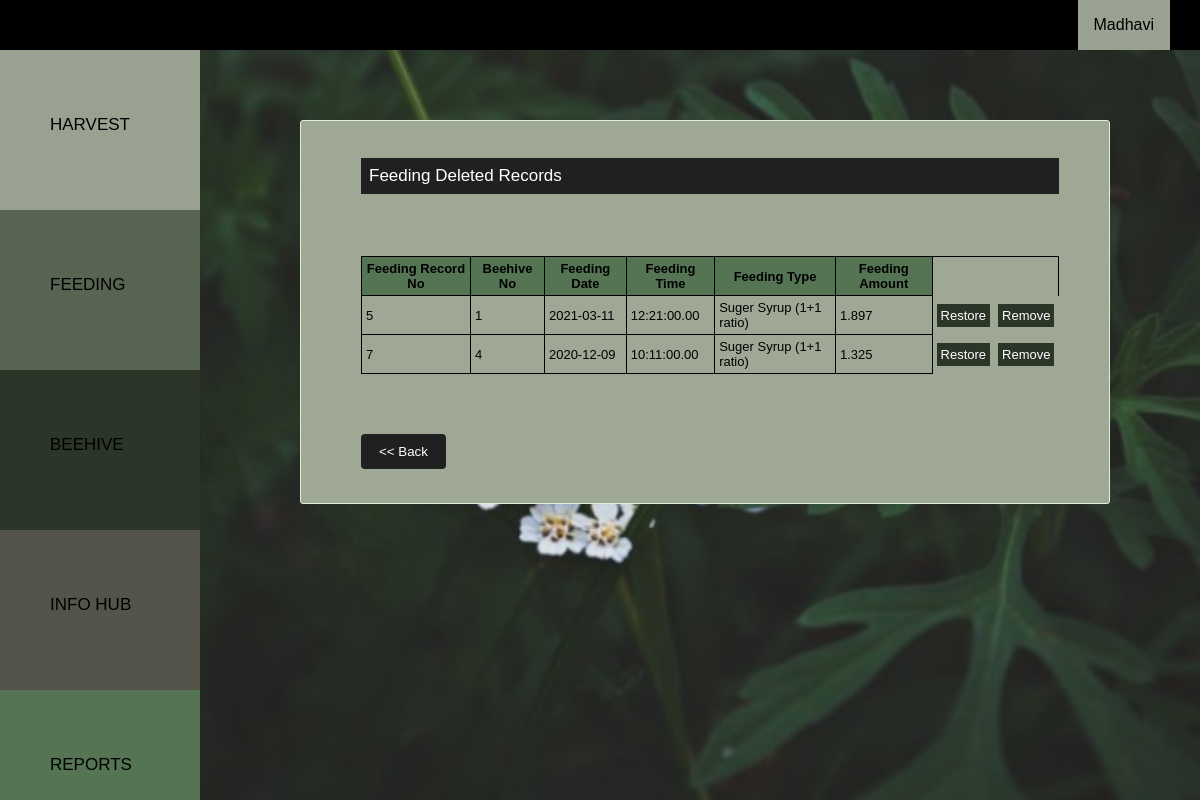
/src/php/bk_viewdelfeeding.php (signed in), run on the app's committed database.
### tables this page shows
CREATE TABLE `feeding` (
  `FeedingRecNo` int(10) NOT NULL,
  `userID` int(10) NOT NULL,
  `beehiveno` int(10) NOT NULL,
  `date` timestamp NOT NULL DEFAULT current_timestamp(),
  `fdate` date NOT NULL,
  `ftime` time(2) NOT NULL,
  `feedingtype` varchar(50) NOT NULL,
  `famount` decimal(20,3) NOT NULL,
  `unit` varchar(5) NOT NULL,
  `is_deleted` tinyint(1) NOT NULL DEFAULT 0
);

### src/php/bk_viewdelfeeding.php (the view, shortened to what this page needs)
<html>
	<head>
        <link rel="stylesheet" type="text/CSS" href="../../public/css/bk_style.css">
        <link rel="stylesheet" type="text/CSS" href="../../public/css/bk_catstyle.css">
	</head>
	<body>
<?php
include('bk_navbar.php');
include('bk_sidenavbar.php');
?>
<div class="main">
<div class="bhivecontainer">
  <p>Feeding Deleted Records</p>
   <br/></br></br>
			<center>
            <table >
                <tr style="background-color:#547454">
                <th>Feeding Record No</th>
                <th>Beehive No</th>
                <th>Feeding Date</th>
                <th>Feeding Time</th>
                <th>Feeding Type</th>
                <th>Feeding Amount</th>
                </tr>
<?php
$sql = "SELECT FeedingRecNo,beehiveno,fdate,ftime,feedingtype,famount FROM feeding where userID='".$_SESSION['userid']."' and is_deleted=1";
$result = mysqli_query($connection,$sql);
		while($row=mysqli_fetch_assoc($result)){
        echo '<tr >';
        echo '<td>';
        echo $row['FeedingRecNo'];
        echo '</td>';
        echo '<td>';
        echo $row['beehiveno'];
        echo '</td>';
        echo '<td>';
        echo $row['fdate'];
        echo '</td>';
        echo '<td>';
        echo $row['ftime'];
        echo '</td>';
        echo '<td>';
        echo $row['feedingtype'];
        echo '</td>';
        echo '<td>';
        echo $row['famount'];
        echo '</td>';
        echo "<td style='border-style:hidden; border-left:1px solid black'><a href ='bk_restorefeeding.php?FeedingRecNo=".$row['FeedingRecNo']."' style='background-color: #2b3528; color: white; text-decoration: none; padding:4px'> Restore </a> </td>" ;
		echo "<td style='border-style:hidden'><a href ='bk_removefeeding.php?FeedingRecNo=".$row['FeedingRecNo']." ' style='background-color: #2b3528; color: white; text-decoration: none; padding:4px'> Remove </a> </td>" ;
        echo '</tr>';
        }?>
            </table></center>
            <form  action="bk_viewfeeding.php" method="post" >
            <div class="row">
            <input type="submit" value="<< Back" name="back" >
            </div>
            </form>
</div>
</div>
	</body>
</html>

### public/css/bk_style.css (style rules this page uses)
body { margin: 0; font-family: Arial, Helvetica, sans-serif; }
a { text-decoration:none; }
.bhivecontainer { background-color: #9fa895; padding: 20px 50px 20px 60px; border: 1px solid rgb(222, 240, 219); border-radius: 3px; font-size: 13.5px; }
.bhivecontainer p { font-size: 17px; color: white; text-align: left; padding: 8px; background-color:#202020; }
.row:after { content: ""; display: table; clear: both; }
input[type=submit] { background-color: #202020; color: white; padding: 10px 18px; border: none; border-radius: 4px; cursor: pointer; float: left; }
table, td , tr, th { border: 1px solid black; border-collapse: collapse; font-size: 13px; table-layout: fixed; padding:4px; }

### public/css/bk_catstyle.css (style rules this page uses)
body { margin: 0; font-family: Arial; background-position: center; background-repeat: no-repeat; background-size: cover; background-attachment: fixed; background-image: url(../img/21.png); }
.main { margin-left: 300px; margin-right: 90px; margin-bottom: 50px; margin-top: 120px; }
* { box-sizing: border-box; }

### data on the page
feeding: FeedingRecNo "5", beehiveno "1", fdate "2021-03-11", ftime "12:21:00.00", feedingtype "Suger Syrup (1+1 ratio)", famount "1.897"
feeding: FeedingRecNo "7", beehiveno "4", fdate "2020-12-09", ftime "10:11:00.00", feedingtype "Suger Syrup (1+1 ratio)", famount "1.325"

### other printed values
$_SESSION['username'] "Madhavi"
